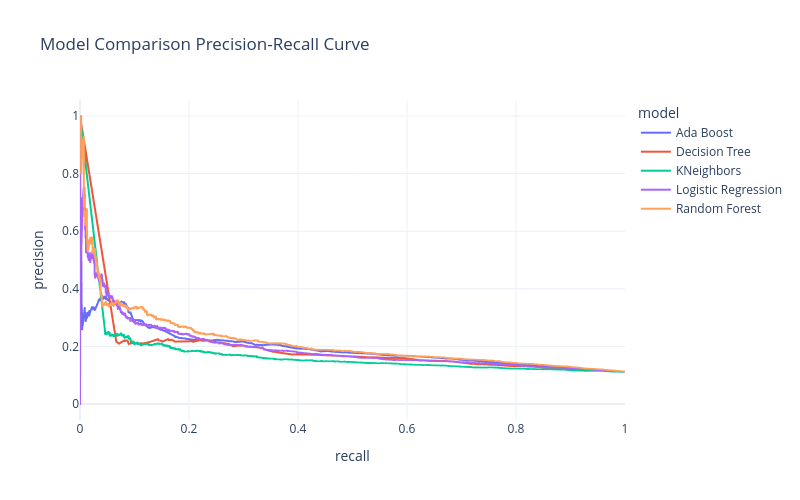

The cell this chart's notebook holds for it:
### Markdown cell above
The results are strikingly similar - high accuracy/recall and low precision/F1 scores. Notably, undersampling has improved the performance of AdaBoost and KNeighbors. All models struggle with precision, resulting in low F1-scores. While AdaBoost and Logistic Regression outperform Random Forest on accuracy, we will use Random Forest due to its high average recall. 

To confirm these findings, we will train the model configurations that maximize recall, then compare the results in a precision-recall curve. This is used in place of an ROC curve, as a precision-recall curve focuses only on the positive class and is unaffected by false positives.

### Code cell
from sklearn.neighbors import KNeighborsClassifier
from sklearn.linear_model import LogisticRegression
from sklearn.ensemble import RandomForestClassifier, AdaBoostClassifier
from sklearn.metrics import precision_recall_curve

#Gets the hyperparameters for each model that maximize recall
best_recall = scores.groupby('clf').apply(lambda x: x.nlargest(1, 'mean_test_recall'))['params']

#Splits the training data into train and validation sets
X_train_pr, X_valid_pr, y_train_pr, y_valid_pr = train_test_split(X_train, y_train, test_size = 0.2, stratify = y_train)

#Initializes an empty list to store the precision-recall results
pr_res = []

for index, model, params in best_recall.reset_index()[['clf', 'params']].itertuples():
    #Initializes a dict to store the current model's results
    res = {}
    #Sets the model name attribute
    res['model'] = model
    
    #Updates the pipeline with the current parameters
    clf_pipeline.set_params(**eval(params))

    #Trains the pipeline and predicts using the validation set
    clf_pipeline.fit(X_train_pr, y_train_pr)
    y_prob = clf_pipeline.predict_proba(X_valid_pr)[:, 1]

    #Calculates precision and recall using the sklearn precision_recall_curve function
    precision, recall, thresholds = precision_recall_curve(y_valid_pr, y_prob)

    #Stores the results
    res['precision'] = precision
    res['recall'] = recall
    res['thresholds'] = thresholds
    pr_res.append(res)

#Expands each classifier's precision and recall values from lists to individual rows
pr_frame = pd.DataFrame(pr_res).explode(['precision', 'recall'])

#Plots each model's PR curve on the same figure
fig = px.line(pr_frame, x = 'recall', y = 'precision', color = 'model', template = 'plotly_white',
             height = 500, width = 800, title = 'Model Comparison Precision-Recall Curve')


fig.show()

### Figure 1 — Plotly figure (JSON) as saved in the notebook; plotly's stock layout.template omitted (floating-point values rounded to 4 significant figures; data arrays with more than 128 entries replaced by an {"elided": "..."} marker saying what was removed)
{"data": [{"hovertemplate": "model=Ada Boost<br>recall=%{x}<br>precision=%{y}<extra></extra>", "legendgroup": "Ada Boost", "line": {"color": "#636efa", "dash": "solid"}, "marker": {"symbol": "circle"}, "mode": "lines", "name": "Ada Boost", "showlegend": true, "type": "scattergl", "x": {"elided": "480 float values"}, "xaxis": "x", "y": {"elided": "480 float values"}, "yaxis": "y"}, {"hovertemplate": "model=Decision Tree<br>recall=%{x}<br>precision=%{y}<extra></extra>", "legendgroup": "Decision Tree", "line": {"color": "#EF553B", "dash": "solid"}, "marker": {"symbol": "circle"}, "mode": "lines", "name": "Decision Tree", "showlegend": true, "type": "scattergl", "x": [1, 0.9763, 0.9752, 0.9736, 0.973, 0.973, 0.9719, 0.9703, 0.9697, 0.967, 0.9648, 0.9648, 0.9593, 0.9587, 0.9538, 0.9538, 0.9461, 0.9422, 0.9417, 0.934, 0.9334, 0.9301, 0.9246, 0.9246, 0.9207, 0.902, 0.8817, 0.8795, 0.8327, 0.831, 0.814, 0.8002, 0.7975, 0.7969, 0.7953, 0.7942, 0.7936, 0.76, 0.7551, 0.7507, 0.7485, 0.7485, 0.7479, 0.7452, 0.7413, 0.7314, 0.7237, 0.7182, 0.7177, 0.7061, 0.7034, 0.6863, 0.6687, 0.6604, 0.6511, 0.6379, 0.6368, 0.6225, 0.596, 0.5911, 0.5784, 0.5718, 0.5674, 0.5636, 0.5421, 0.5349, 0.5316, 0.5234, 0.5217, 0.4359, 0.4348, 0.4342, 0.3941, 0.3908, 0.3709, 0.3555, 0.3539, 0.3533, 0.3511, 0.3429, 0.3346, 0.3324, 0.3275, 0.3043, 0.3021, 0.301, 0.2895, 0.2862, 0.2812, 0.2774, 0.2735, 0.2499, 0.2433, 0.2389, 0.2328, 0.224, 0.2234, 0.2218, 0.2102, 0.2075, 0.2064, 0.1745, 0.1706, 0.169, 0.1673, 0.1629, 0.1624, 0.1618, 0.1524, 0.1431, 0.1431, 0.1288, 0.1167, 0.1156, 0.1156, 0.1112, 0.1068, 0.09741, 0.08916, 0.08806, 0.08586, 0.082, 0.082, 0.0743, 0.071, 0.06935, 0.06659, 0], "xaxis": "x", "y": [0.1116, 0.1135, 0.1136, 0.1137, 0.1137, 0.1139, 0.114, 0.1139, 0.114, 0.1143, 0.1142, 0.1142, 0.1154, 0.1155, 0.116, 0.1161, 0.1158, 0.1156, 0.1158, 0.1156, 0.1157, 0.1155, 0.1157, 0.116, 0.1162, 0.1169, 0.1216, 0.1221, 0.1298, 0.1303, 0.1316, 0.1314, 0.1312, 0.1312, 0.1314, 0.1315, 0.1317, 0.1364, 0.1362, 0.1369, 0.1372, 0.1375, 0.138, 0.1377, 0.1379, 0.1381, 0.1397, 0.1394, 0.1395, 0.143, 0.1429, 0.1474, 0.1495, 0.1493, 0.1501, 0.1512, 0.1511, 0.1523, 0.1591, 0.1593, 0.1603, 0.1596, 0.1593, 0.16, 0.162, 0.1619, 0.1617, 0.1625, 0.1632, 0.1707, 0.1707, 0.1708, 0.1725, 0.1717, 0.1769, 0.1817, 0.1815, 0.1824, 0.1832, 0.187, 0.1941, 0.1942, 0.1966, 0.1992, 0.2009, 0.2025, 0.2027, 0.2016, 0.2007, 0.2042, 0.2081, 0.2153, 0.217, 0.219, 0.2201, 0.2194, 0.2211, 0.222, 0.2174, 0.2159, 0.2179, 0.2167, 0.2211, 0.2228, 0.2229, 0.2217, 0.2237, 0.2255, 0.2173, 0.2224, 0.2253, 0.2157, 0.2103, 0.2092, 0.2102, 0.2111, 0.2088, 0.2122, 0.2085, 0.2168, 0.2213, 0.2182, 0.2214, 0.2129, 0.2098, 0.2136, 0.2168, 1], "yaxis": "y"}, {"hovertemplate": "model=KNeighbors<br>recall=%{x}<br>precision=%{y}<extra></extra>", "legendgroup": "KNeighbors", "line": {"color": "#00cc96", "dash": "solid"}, "marker": {"symbol": "circle"}, "mode": "lines", "name": "KNeighbors", "showlegend": true, "type": "scattergl", "x": {"elided": "15381 float values"}, "xaxis": "x", "y": {"elided": "15381 float values"}, "yaxis": "y"}, {"hovertemplate": "model=Logistic Regression<br>recall=%{x}<br>precision=%{y}<extra></extra>", "legendgroup": "Logistic Regression", "line": {"color": "#ab63fa", "dash": "solid"}, "marker": {"symbol": "circle"}, "mode": "lines", "name": "Logistic Regression", "showlegend": true, "type": "scattergl", "x": {"elided": "16218 float values"}, "xaxis": "x", "y": {"elided": "16218 float values"}, "yaxis": "y"}, {"hovertemplate": "model=Random Forest<br>recall=%{x}<br>precision=%{y}<extra></extra>", "legendgroup": "Random Forest", "line": {"color": "#FFA15A", "dash": "solid"}, "marker": {"symbol": "circle"}, "mode": "lines", "name": "Random Forest", "showlegend": true, "type": "scattergl", "x": {"elided": "16076 float values"}, "xaxis": "x", "y": {"elided": "16076 float values"}, "yaxis": "y"}], "layout": {"height": 500, "legend": {"title": {"text": "model"}, "tracegroupgap": 0}, "title": {"text": "Model Comparison Precision-Recall Curve"}, "width": 800, "xaxis": {"anchor": "y", "autorange": true, "domain": [0, 1], "range": [0, 1], "title": {"text": "recall"}, "type": "linear"}, "yaxis": {"anchor": "x", "autorange": true, "domain": [0, 1], "range": [-0.05556, 1.056], "title": {"text": "precision"}, "type": "linear"}}}
